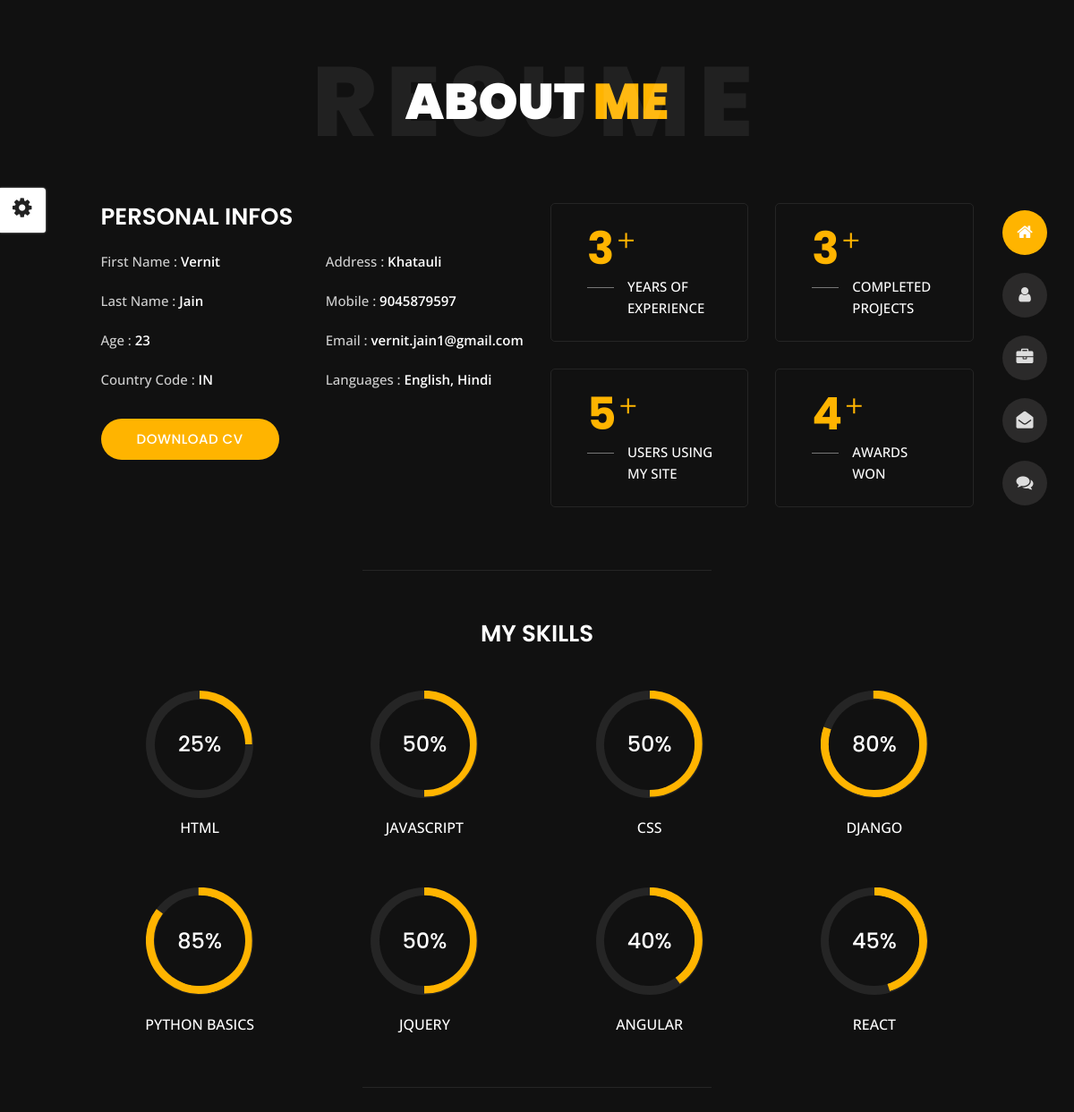
The page /moreabout/ on the database as committed earlier.
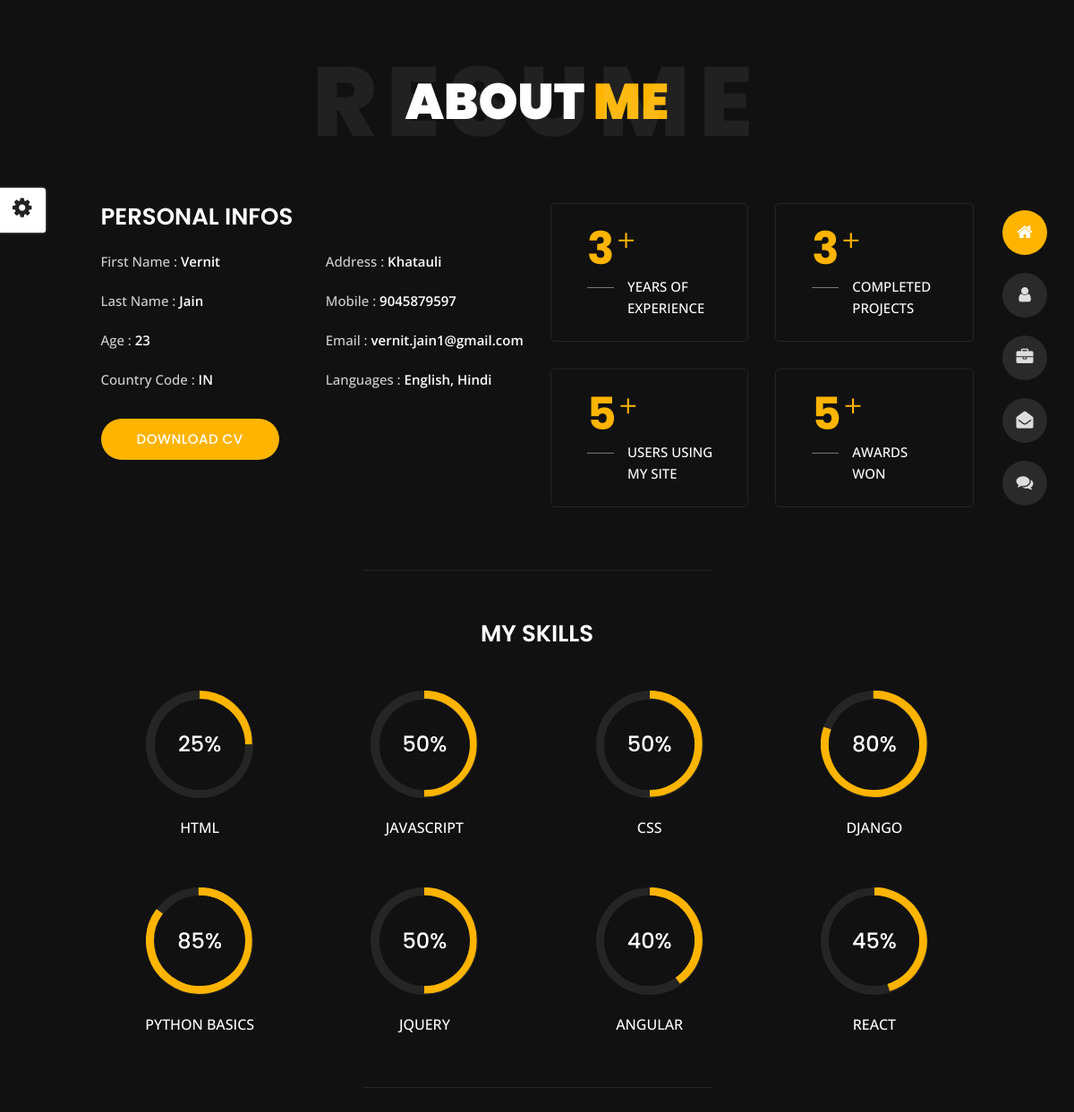
The same page on the database as committed later.
### portfolio/models.py (models this page shows, shortened)
class About(models.Model):
    firstName = models.CharField(max_length=30, blank=True)
    lastName = models.CharField(max_length=30, blank=True)
    age = models.IntegerField(null=True, blank=True)
    country = CountryField(null=True, blank=True)
    address = models.TextField(null=True, blank=True)
    mobile = models.IntegerField(null=True, blank=True)
    email = models.EmailField(null=True, blank=True)
    languages = models.CharField(max_length=200,blank=True)
    yearOfExperience = models.IntegerField(null=True, blank=True)
    completedProject = models.IntegerField(null=True, blank=True)
    awardsWon = models.IntegerField(null=True, blank=True)
    users = models.IntegerField(null=True, blank=True)

### portfolio/views.py (the view)
# urls.py: path('moreabout/', views.moreabout, name='moreabout'),
def moreabout(request):
    abouts = About.objects.all()
    return render(request, 'portfolio/moreabout.html', {'abouts':abouts})

### portfolio/templates/portfolio/moreabout.html (shortened to what the changed rows need)
<!DOCTYPE html>
<html lang="en">
<head>
  {% load static %}
    <link rel="stylesheet" href="https://cdnjs.cloudflare.com/ajax/libs/font-awesome/4.7.0/css/font-awesome.min.css">
    <link href="{% static 'portfolio/css/bootstrap.min.css' %}" rel="stylesheet">
    <link href="{% static 'portfolio/css/preloader.min.css' %}" rel="stylesheet">
    <link href="{% static 'portfolio/css/circle.css' %}" rel="stylesheet">
    <link href="{% static 'portfolio/css/fm.revealator.jquery.min.css' %}" rel="stylesheet">
    <link href="{% static 'portfolio/css/style.css' %}" rel="stylesheet">
    <link href="{% static 'portfolio/css/skins/yellow.css' %}" rel="stylesheet">
    <link rel="alternate stylesheet" type="text/css" title="blue" href="{% static 'portfolio/css/skins/blue.css' %}" />
    <link rel="alternate stylesheet" type="text/css" title="green" href="{% static 'portfolio/css/skins/green.css' %}" />
    <link rel="alternate stylesheet" type="text/css" title="yellow" href="{% static 'portfolio/css/skins/yellow.css' %}" />
    <link rel="alternate stylesheet" type="text/css" title="blueviolet" href="{% static 'portfolio/css/skins/blueviolet.css' %}" />
    <link rel="alternate stylesheet" type="text/css" title="goldenrod" href="{% static 'portfolio/css/skins/goldenrod.css' %}" />
    <link rel="alternate stylesheet" type="text/css" title="magenta" href="{% static 'portfolio/css/skins/magenta.css' %}" />
    <link rel="alternate stylesheet" type="text/css" title="orange" href="{% static 'portfolio/css/skins/orange.css' %}" />
    <link rel="alternate stylesheet" type="text/css" title="purple" href="{% static 'portfolio/css/skins/purple.css' %}" />
    <link rel="alternate stylesheet" type="text/css" title="red" href="{% static 'portfolio/css/skins/red.css' %}" />
    <link rel="alternate stylesheet" type="text/css" title="yellowgreen" href="{% static 'portfolio/css/skins/yellowgreen.css' %}" />
    <link rel="stylesheet" type="text/css" href="{% static 'portfolio/css/styleswitcher.css' %}" />
</head>
<body class="about">
<section class="title-section text-left text-sm-center revealator-slideup revealator-once revealator-delay1">
    <h1>ABOUT <span>ME</span></h1>
</section>
{% for about in abouts %}
<section class="main-content revealator-slideup revealator-once revealator-delay1">
    <div class="container">
        <div class="row">
            <div class="col-12 col-lg-5 col-xl-6">
                <div class="row">
                    <div class="col-12">
                        <h3 class="text-uppercase custom-title mb-0 ft-wt-600">personal infos</h3>
                    </div>
                    <div class="col-6">
                        <ul class="about-list list-unstyled open-sans-font">
                            {% if about.firstName %}
                            <li>
                              <span class="title">first name :</span>
                              <span class="value d-block d-sm-inline-block d-lg-block d-xl-inline-block">{{ about.firstName }}</span>
                            </li>
                            {% endif %}
                            {% if about.lastName %}
                            <li>
                              <span class="title">last name :</span>
                              <span class="value d-block d-sm-inline-block d-lg-block d-xl-inline-block">{{ about.lastName }}</span>
                            </li>
                            {% endif %}
                            {% if about.age %}
                            <li>
                              <span class="title">Age :</span>
                              <span class="value d-block d-sm-inline-block d-lg-block d-xl-inline-block">{{ about.age }}</span>
                            </li>
                            {% endif %}
                            {% if about.country %}
                            <li>
                              <span class="title">Country Code :</span>
                              <span class="value d-block d-sm-inline-block d-lg-block d-xl-inline-block">{{ about.country }}</span>
                            </li>
                            {% endif %}
                        </ul>
                    </div>
                    <div class="col-6">
                        <ul class="about-list list-unstyled open-sans-font">
                          {% if about.address %}
                            <li>
                              <span class="title">Address :</span>
                              <span class="value d-block d-sm-inline-block d-lg-block d-xl-inline-block">{{ about.address }}</span>
                            </li>
                            {% endif %}
                            {% if about.mobile %}
                            <li>
                              <span class="title">Mobile :</span>
                              <span class="value d-block d-sm-inline-block d-lg-block d-xl-inline-block">{{ about.mobile }}</span>
                            </li>
                            {% endif %}
                            {% if about.email %}
                            <li>
                              <span class="title">Email :</span>
                              <span class="value d-block d-sm-inline-block d-lg-block d-xl-inline-block">{{ about.email }}</span>
                            </li>
                            {% endif %}
                            {% if about.languages %}
                            <li>
                              <span class="title">languages :</span>
                              <span class="value d-block d-sm-inline-block d-lg-block d-xl-inline-block">{{ about.languages }}</span>
                            </li>
                            {% endif %}
                        </ul>
                    </div>
                    <div class="col-12 mt-3">
                        <a href="{% static 'portfolio/file/VernitJainResume.pdf' %}" class="btn btn-download", target="_blank">Download CV</a>
                    </div>
                </div>
            </div>
            <div class="col-12 col-lg-7 col-xl-6 mt-5 mt-lg-0">
                <div class="row">
                  {% if about.yearOfExperience %}
                    <div class="col-6">
                        <div class="box-stats with-margin">
                            <h3 class="poppins-font position-relative">{{ about.yearOfExperience }}</h3>
                            <p class="open-sans-font m-0 position-relative text-uppercase">years of <span class="d-block">experience</span></p>
                        </div>
                    </div>
                    {% endif %}
                    {% if about.completedProject %}
                    <div class="col-6">
                        <div class="box-stats with-margin">
                            <h3 class="poppins-font position-relative">{{ about.completedProject }}</h3>
                            <p class="open-sans-font m-0 position-relative text-uppercase">completed <span class="d-block">projects</span></p>
                        </div>
                    </div>
                    {% endif %}
                    {% if about.users %}
                    <div class="col-6">
                        <div class="box-stats">
                            <h3 class="poppins-font position-relative">{{ about.users }}</h3>
                            <p class="open-sans-font m-0 position-relative text-uppercase">Users using<span class="d-block">my site</span></p>
                        </div>
                    </div>
                    {% endif %}
                    {% if about.awardsWon %}
                    <div class="col-6">
                        <div class="box-stats">
                            <h3 class="poppins-font position-relative">{{ about.awardsWon }}</h3>
                            <p class="open-sans-font m-0 position-relative text-uppercase">awards <span class="d-block">won</span></p>
                        </div>
                    </div>
                    {% endif %}
                </div>
            </div>
        </div>
        <hr class="separator">
        <div class="row">
            <div class="col-12">
                <h3 class="text-uppercase pb-4 pb-sm-5 mb-3 mb-sm-0 text-left text-sm-center custom-title ft-wt-600">My Skills</h3>
            </div>
            <div class="col-6 col-md-3 mb-3 mb-sm-5">
                <div class="c100 p25">
                    <span>25%</span>
                </div>
                <h6 class="text-uppercase open-sans-font text-center mt-2 mt-sm-4">html</h6>
            </div>
            <div class="col-6 col-md-3 mb-3 mb-sm-5">
                <div class="c100 p50">
                    <span>50%</span>
                </div>
                <h6 class="text-uppercase open-sans-font text-center mt-2 mt-sm-4">javascript</h6>
            </div>
            <div class="col-6 col-md-3 mb-3 mb-sm-5">
                <div class="c100 p50">
                    <span>50%</span>
                </div>
                <h6 class="text-uppercase open-sans-font text-center mt-2 mt-sm-4">css</h6>
            </div>
            <div class="col-6 col-md-3 mb-3 mb-sm-5">
                <div class="c100 p80">
                    <span>80%</span>
                </div>
                <h6 class="text-uppercase open-sans-font text-center mt-2 mt-sm-4">Django</h6>
            </div>
            <div class="col-6 col-md-3 mb-3 mb-sm-5">
                <div class="c100 p85">
                    <span>85%</span>
                </div>
                <h6 class="text-uppercase open-sans-font text-center mt-2 mt-sm-4">Python Basics</h6>
            </div>
            <div class="col-6 col-md-3 mb-3 mb-sm-5">
                <div class="c100 p50">
                    <span>50%</span>
                </div>
                <h6 class="text-uppercase open-sans-font text-center mt-2 mt-sm-4">jquery</h6>
            </div>
            <div class="col-6 col-md-3 mb-3 mb-sm-5">
                <div class="c100 p40">
                    <span>40%</span>
                </div>
                <h6 class="text-uppercase open-sans-font text-center mt-2 mt-sm-4">angular</h6>
            </div>
            <div class="col-6 col-md-3 mb-3 mb-sm-5">
                <div class="c100 p45">
                    <span>45%</span>
                </div>
                <h6 class="text-uppercase open-sans-font text-center mt-2 mt-sm-4">react</h6>
            </div>
        </div>
        <hr class="separator mt-1">
    </div>
</section>
{% endfor %}
</body>
</html>

Rows that differ between the two databases and show on the page:
changed About "Vernit": awardsWon "4" → "5"
